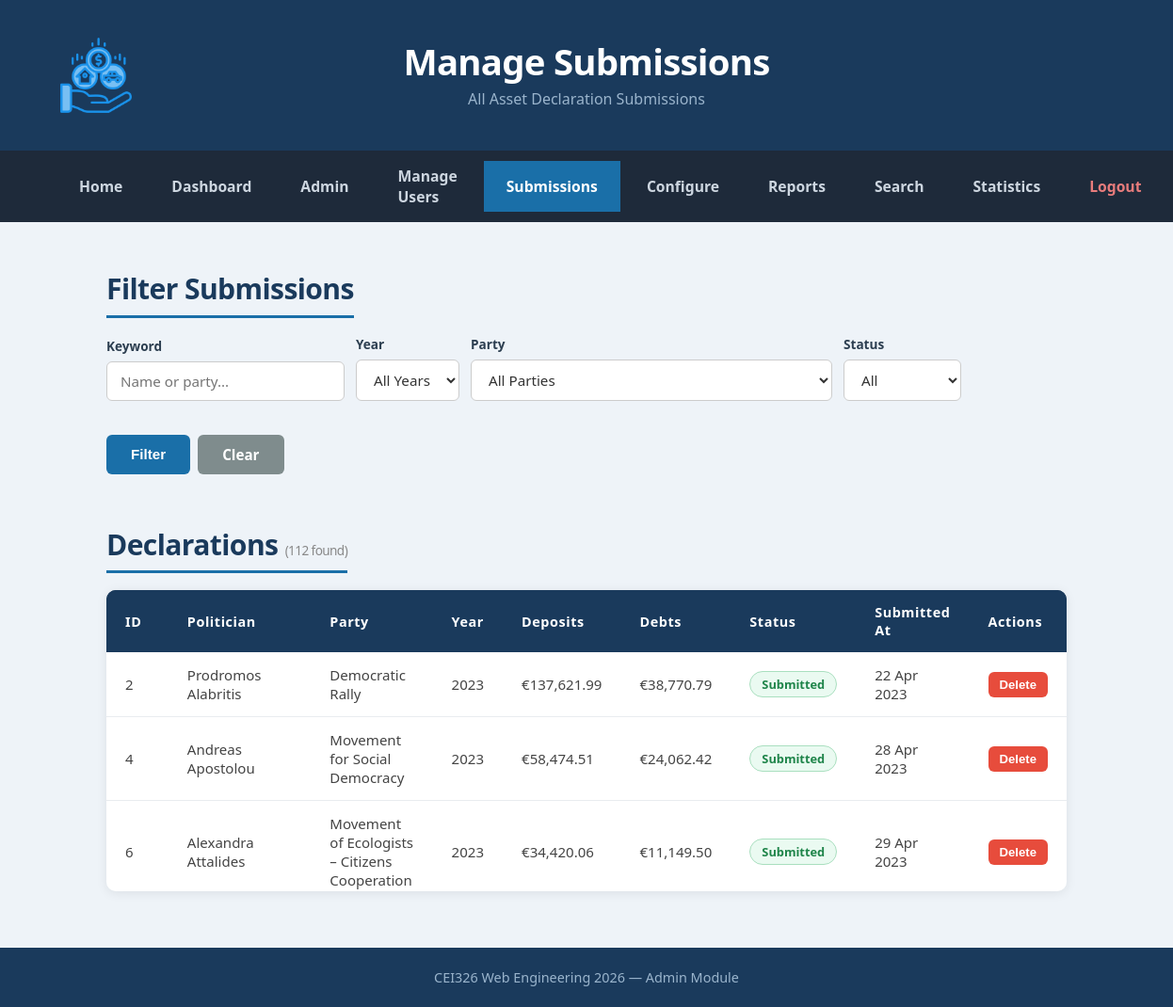
The page /modules/admin/manage_submissions.php (signed in) on the database its author committed.
### tables this page shows
CREATE TABLE IF NOT EXISTS asset_declarations (
    id INT UNSIGNED AUTO_INCREMENT PRIMARY KEY,
    politician_id INT UNSIGNED NOT NULL,
    year YEAR NOT NULL,
    status ENUM('draft','submitted') NOT NULL DEFAULT 'draft',
    total_deposits DECIMAL(15,2) DEFAULT 0.00,
    total_debts DECIMAL(15,2) DEFAULT 0.00,
    annual_income DECIMAL(15,2) DEFAULT 0.00,
    vehicles_count TINYINT UNSIGNED DEFAULT 0,
    vehicles_details TEXT DEFAULT NULL,
    shares_value DECIMAL(15,2) DEFAULT 0.00,
    shares_details TEXT DEFAULT NULL,
    real_estate_count TINYINT UNSIGNED DEFAULT 0,
    real_estate_details TEXT DEFAULT NULL,
    notes TEXT DEFAULT NULL,
    submitted_at DATETIME DEFAULT NULL,
    created_at DATETIME NOT NULL DEFAULT CURRENT_TIMESTAMP,
    updated_at DATETIME NOT NULL DEFAULT CURRENT_TIMESTAMP ON UPDATE CURRENT_TIMESTAMP,
    UNIQUE KEY uq_pol_year (politician_id, year),
    CONSTRAINT fk_decl_pol FOREIGN KEY (politician_id) REFERENCES politicians(id) ON DELETE CASCADE,
    INDEX idx_decl_year (year),
    INDEX idx_decl_status (status)
);

CREATE TABLE IF NOT EXISTS users (
    id INT UNSIGNED AUTO_INCREMENT PRIMARY KEY,
    username VARCHAR(120) NOT NULL,
    email VARCHAR(120) NOT NULL UNIQUE,
    password_hash VARCHAR(255) NOT NULL,
    role ENUM('admin','politician') NOT NULL DEFAULT 'politician',
    phone VARCHAR(30) DEFAULT NULL,
    first_name VARCHAR(80) NOT NULL DEFAULT '',
    last_name VARCHAR(80) NOT NULL DEFAULT '',
    created_at DATETIME NOT NULL DEFAULT CURRENT_TIMESTAMP,
    INDEX idx_users_role (role),
    INDEX idx_users_lastname (last_name)
);

CREATE TABLE IF NOT EXISTS parties (
    id INT UNSIGNED AUTO_INCREMENT PRIMARY KEY,
    name VARCHAR(120) NOT NULL UNIQUE,
    short_name VARCHAR(30) DEFAULT NULL,
    created_at DATETIME NOT NULL DEFAULT CURRENT_TIMESTAMP
);

### modules/admin/manage_submissions.php (the view, shortened to what this page needs)
<?php
require_once '../../includes/db.php';
$keyword = trim($_GET['keyword'] ?? '');
$sql = 'SELECT ad.*, u.first_name, u.last_name, pa.name AS party_name,
               po.title AS position_title, u.email
          FROM asset_declarations ad
          JOIN politicians p ON p.id = ad.politician_id
          JOIN users u ON u.id = p.user_id
     LEFT JOIN parties pa ON pa.id = p.party_id
     LEFT JOIN positions po ON po.id = p.position_id
         WHERE 1=1';
$params = [];
$sql .= ' ORDER BY ad.year DESC, u.last_name ASC';
$stmt = $pdo->prepare($sql);
$stmt->execute($params);
$declarations = $stmt->fetchAll();
?>
<!DOCTYPE html>
<html lang="en">
<head>
  <link rel="stylesheet" href="style.css">
</head>
<body>
  <header id="page-header">
    <img class="header-logo" src="../../assets/images/assets.png" alt="logo" width="84" height="84">
    <div class="header-text">
      <h1>Manage Submissions</h1>
      <p class="subtitle">All Asset Declaration Submissions</p>
    </div>
  </header>
  <nav id="main-nav">
    <a href="../../index.php" class="nav-link">Home</a>
    <a href="../dashboard/dashboard.php" class="nav-link">Dashboard</a>
    <a href="admin_dashboard.php" class="nav-link">Admin</a>
    <a href="manage_users.php" class="nav-link">Manage Users</a>
    <a href="manage_submissions.php" class="nav-link active">Submissions</a>
    <a href="configure_system.php" class="nav-link">Configure</a>
    <a href="reports.php" class="nav-link">Reports</a>
    <a href="../search/search_dashboard.php" class="nav-link">Search</a>
    <a href="../search/statistics.php" class="nav-link">Statistics</a>
    <a href="../../auth/logout.php" class="nav-link nav-logout">Logout</a>
  </nav>
  <main>
    <section id="filter-section">
      <h2>Filter Submissions</h2>
      <form method="GET" style="display:flex;gap:12px;flex-wrap:wrap;align-items:flex-end;">
        <div class="form-group" style="margin:0;">
          <label style="font-size:0.85rem;">Keyword</label>
          <input type="text" name="keyword" class="form-control" style="min-width:180px;" value="<?= htmlspecialchars($keyword) ?>" placeholder="Name or party...">
        </div>
        <div class="form-group" style="margin:0;">
          <label style="font-size:0.85rem;">Year</label>
          <select name="year" class="form-control">
            <option value="">All Years</option>
          </select>
        </div>
        <div class="form-group" style="margin:0;">
          <label style="font-size:0.85rem;">Party</label>
          <select name="party" class="form-control">
            <option value="">All Parties</option>
          </select>
        </div>
        <div class="form-group" style="margin:0;">
          <label style="font-size:0.85rem;">Status</label>
          <select name="status" class="form-control">
            <option value="">All</option>
          </select>
        </div>
        <div style="display:flex;gap:8px;padding-top:24px;">
          <button type="submit" class="btn">Filter</button>
          <a href="manage_submissions.php" class="btn btn-secondary">Clear</a>
        </div>
      </form>
    </section>
    <section id="list-section">
      <h2>Declarations <small style="font-size:0.85rem;font-weight:400;color:#888;">(<?= count($declarations) ?> found)</small></h2>
      <div class="table-wrapper">
        <table class="data-table">
          <thead>
            <tr><th>ID</th><th>Politician</th><th>Party</th><th>Year</th><th>Deposits</th><th>Debts</th><th>Status</th><th>Submitted At</th><th>Actions</th></tr>
          </thead>
          <tbody>
            <?php foreach ($declarations as $d): ?>
            <tr>
              <td><?= (int)$d['id'] ?></td>
              <td><?= htmlspecialchars($d['first_name'] . ' ' . $d['last_name']) ?></td>
              <td><?= htmlspecialchars($d['party_name'] ?? '–') ?></td>
              <td><?= (int)$d['year'] ?></td>
              <td>&euro;<?= number_format((float)$d['total_deposits'], 2) ?></td>
              <td>&euro;<?= number_format((float)$d['total_debts'], 2) ?></td>
              <td><span class="badge badge-<?= htmlspecialchars($d['status']) ?>"><?= ucfirst(htmlspecialchars($d['status'])) ?></span></td>
              <td><?= $d['submitted_at'] ? date('d M Y', strtotime($d['submitted_at'])) : '–' ?></td>
              <td>
                <form method="POST" style="display:inline;" class="delete-form">
                  <button type="submit" class="btn btn-danger" style="padding:6px 12px;font-size:0.82rem;">Delete</button>
                </form>
              </td>
            </tr>
            <?php endforeach; ?>
          </tbody>
        </table>
      </div>
    </section>
  </main>
  <footer id="page-footer"><p>CEI326 Web Engineering 2026 &mdash; Admin Module</p></footer>
</body>
</html>

### modules/admin/style.css (style rules this page uses)
html { background-color: #eef3f8; }
* { margin: 0; padding: 0; box-sizing: border-box; }
html, body { min-height: 100%; }
body { min-height: 100vh; display: flex; flex-direction: column; font-family: 'Segoe UI', Tahoma, Geneva, Verdana, sans-serif; background-color: #eef3f8; color: #2c3e50; }
#page-header { background-color: #1a3a5c; color: #ffffff; padding: 38px 60px; display: flex; align-items: center; position: relative; }
#page-header .header-text { position: absolute; left: 50%; transform: translateX(-50%); text-align: center; }
#page-header h1 { font-size: 2.4rem; line-height: 1.15; margin-bottom: 6px; letter-spacing: -0.02em; }
#page-header .subtitle { font-size: 1rem; line-height: 1.5; color: #9ab4cc; }
#main-nav { background-color: #1e2a3a; display: flex; align-items: center; padding: 0 60px; gap: 4px; }
#main-nav .nav-link { display: inline-block; color: #cdd6e0; text-decoration: none; padding: 16px 24px; font-size: 0.98rem; font-weight: 600; transition: background-color 0.2s, color 0.2s; }
#main-nav .nav-link.active { background-color: #1a6fa8; color: #ffffff; }
#main-nav .nav-link.nav-logout { margin-left: auto; color: #e87c7c; }
main { flex: 1; width: 100%; max-width: 1100px; margin: 52px auto 0; padding: 0 40px 60px; }
main section { margin-bottom: 56px; }
main section:last-child { margin-bottom: 0; }
main section h2 { font-size: 1.88rem; line-height: 1.25; color: #1a3a5c; margin-bottom: 18px; padding-bottom: 9px; border-bottom: 3px solid #1a6fa8; display: inline-block; letter-spacing: -0.02em; }
.btn { display: inline-block; background-color: #1a6fa8; color: #ffffff; border: none; padding: 11px 26px; border-radius: 6px; font-size: 0.95rem; font-weight: 600; cursor: pointer; text-decoration: none; transition: background-color 0.2s, transform 0.15s; }
.btn-danger { background-color: #e74c3c; }
.btn-secondary { background-color: #7f8c8d; }
.table-wrapper { overflow-x: auto; overflow-y: auto; max-height: 320px; border-radius: 10px; box-shadow: 0 2px 12px rgba(0, 0, 0, 0.08); }
.data-table { width: 100%; border-collapse: collapse; background-color: #ffffff; }
.data-table thead tr { background-color: #1a3a5c; color: #ffffff; }
.data-table th { padding: 14px 20px; text-align: left; font-size: 0.9rem; font-weight: 600; letter-spacing: 0.04em; }
.data-table td { padding: 14px 20px; font-size: 0.94rem; border-bottom: 1px solid #e9ecef; color: #444; vertical-align: middle; }
.data-table thead th { position: sticky; top: 0; background-color: #1a3a5c; z-index: 1; }
.badge { display: inline-block; padding: 4px 12px; border-radius: 20px; font-size: 0.8rem; font-weight: 600; }
#page-footer { background-color: #1a3a5c; color: #9ab4cc; text-align: center; padding: 22px 40px; margin-top: 0; font-size: 0.9rem; }
.form-group { margin-bottom: 20px; }
.form-group label { display: block; font-size: 0.95rem; font-weight: 600; color: #2c3e50; margin-bottom: 7px; }
.form-control { width: 100%; padding: 10px 14px; border: 1px solid #ccc; border-radius: 6px; font-size: 0.95rem; font-family: inherit; color: #333; transition: border-color 0.2s, box-shadow 0.2s; }
.badge-submitted { background-color: #eafaf1; color: #1e8449; border: 1px solid #a9dfbf; }
select.form-control { background-color: #fff; }

### rows shown on the page
asset_declarations: id "2", users.first_name+last_name "Prodromos Alabritis", parties.name "Democratic Rally", year "2023", total_deposits "137,621.99", total_debts "38,770.79", status "Submitted", submitted_at "22 Apr 2023"
asset_declarations: id "4", users.first_name+last_name "Andreas Apostolou", parties.name "Movement for Social Democracy", year "2023", total_deposits "58,474.51", total_debts "24,062.42", status "Submitted", submitted_at "28 Apr 2023"
asset_declarations: id "6", users.first_name+last_name "Alexandra Attalides", parties.name "Movement of Ecologists – Citizens Cooperation", year "2023", total_deposits "34,420.06", total_debts "11,149.50", status "Submitted", submitted_at "29 Apr 2023"

### other values the page prints
count($declarations) "112"
